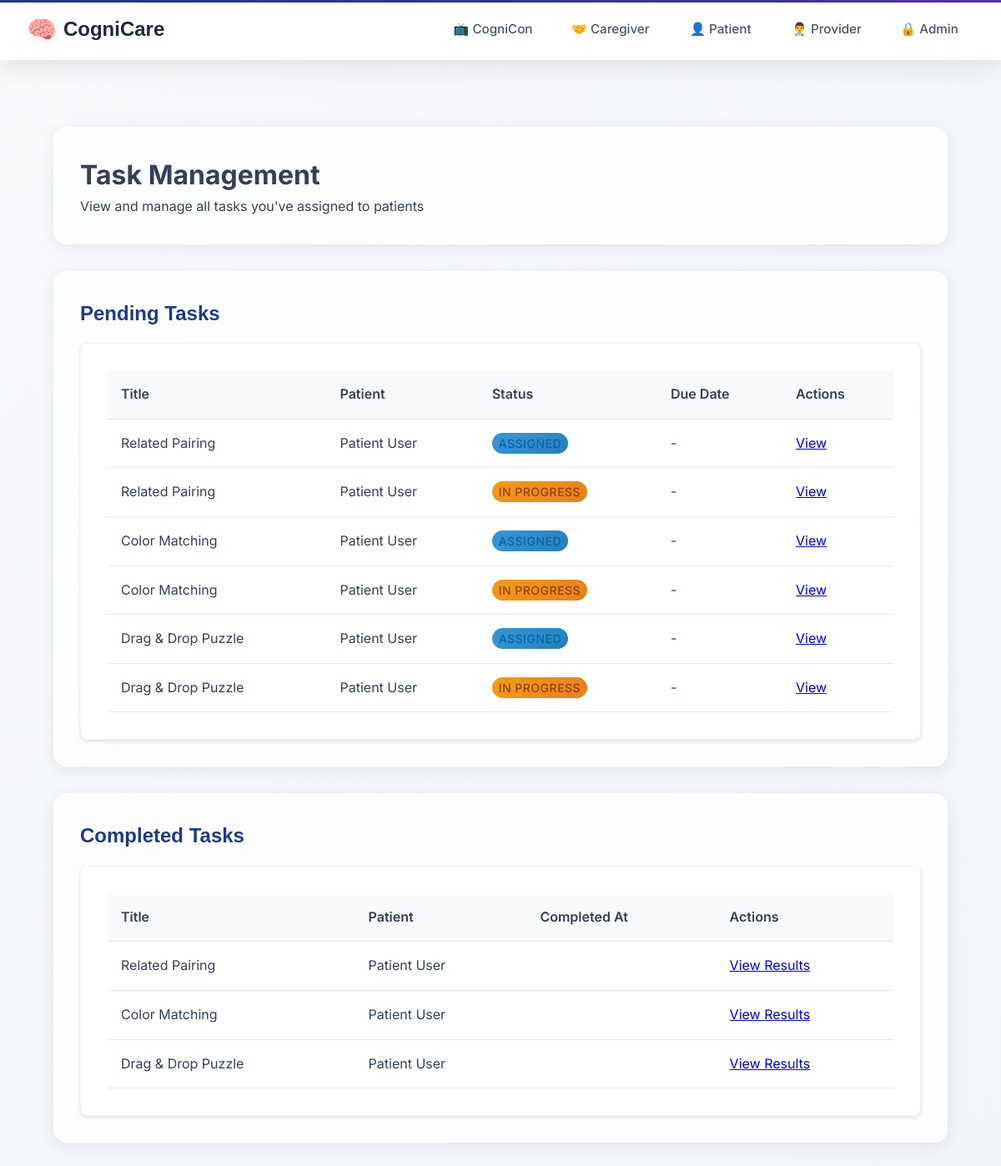
/taskmanager/provider/tasks/ (signed in), run on an earlier commit of the app's database.
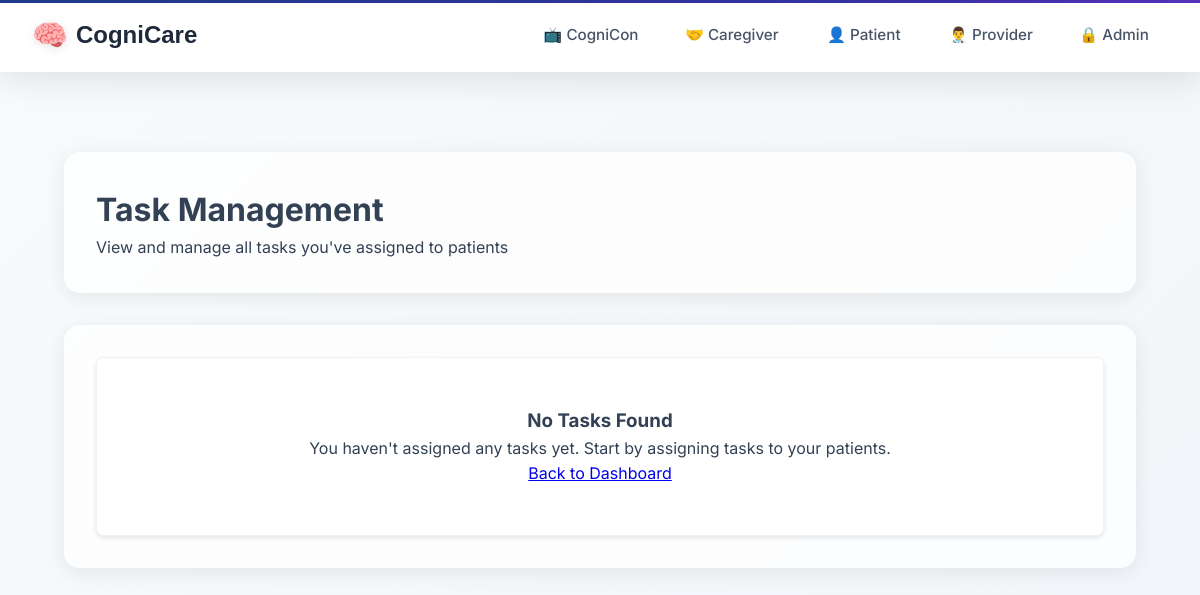
And on a later commit of the database.
### taskmanager/models.py (models this page shows, shortened)
class Task(models.Model):
    title = models.CharField(max_length=255)
    description = models.TextField(blank=True, null=True)
    task_type = models.CharField(max_length=50, choices=TASK_TYPES)
    difficulty = models.CharField(
        max_length=50,
        choices=DIFFICULTY_LEVELS,
        blank=True,
        null=True,
        help_text="Cognitive difficulty level for games"
    )
    assigned_by = models.ForeignKey(UserProfile, related_name='assigned_tasks', on_delete=models.CASCADE)
    assigned_to = models.ForeignKey(UserProfile, related_name='tasks', on_delete=models.CASCADE)
    completed_by = models.ForeignKey(UserProfile, related_name='completed_tasks', on_delete=models.SET_NULL, null=True, blank=True)
    status = models.CharField(max_length=20, choices=[
        ('assigned', 'Assigned'),
        ('in_progress', 'In Progress'),
        ('completed', 'Completed'),
    ], default='assigned')
    created_at = models.DateTimeField(auto_now_add=True)
    assigned_at = models.DateTimeField(auto_now_add=True)
    due_date = models.DateTimeField(blank=True, null=True)
    completed_at = models.DateTimeField(null=True, blank=True)
    task_config = models.JSONField(default=dict, blank=True)
    class Meta:
        ordering = ['-created_at']

### users/models.py (models this page shows, shortened)
class UserProfile(models.Model):
    USER_TYPES = (
        ('admin', 'Administrator'),  # Admin users
        ('provider', 'Healthcare Provider'),  # Providers
        ('caregiver', 'Caregiver'),  # Caregivers
        ('patient', 'Patient'),  # All patients
    )
    user = models.OneToOneField(User, on_delete=models.CASCADE, related_name='profile')  # each user must have a profile
    user_type = models.CharField(max_length=20, choices=USER_TYPES)  # set specific user role
    provider = models.ForeignKey('self', on_delete=models.SET_NULL, null=True, blank=True,
                                related_name='managed_patients', limit_choices_to={'user_type': 'provider'})  # provider link
    patient = models.ForeignKey('self', on_delete=models.SET_NULL, null=True, blank=True,
                               related_name='caregivers', limit_choices_to={'user_type': 'patient'})  # patienr link
    linked_patients = models.ManyToManyField(
        'self',
        symmetrical=False,
        related_name='linked_caregivers',
        limit_choices_to={'user_type': 'patient'},
        blank=True,
        help_text="Patients this caregiver can access"  # Caregivers can see these patients
    )

### taskmanager/views.py (the view)
# urls.py: path('provider/tasks/', views.provider_task_management, name='provider_task_management'),
@login_required
def provider_task_management(request):
    if not hasattr(request.user, 'profile') or request.user.profile.user_type != 'provider':
        messages.error(request, 'You do not have permission to access task management.')
        return redirect('home')
    assigned_tasks = Task.objects.filter(assigned_by=request.user.profile)
    context = {
        'assigned_tasks': assigned_tasks,
        'pending_tasks': assigned_tasks.filter(status__in=['assigned', 'in_progress']),
        'completed_tasks': assigned_tasks.filter(status='completed'),
    }
    return render(request, 'tasks/assign/provider_task_management.html', context)

### templates/tasks/assign/provider_task_management.html (shortened to what this page needs)
{% extends 'layouts/base.html' %}
{% block content %}
<div class="container">
    <div class="section">
        <h1>Task Management</h1>
        <p>View and manage all tasks you've assigned to patients</p>
    </div>
    {% if pending_tasks %}
    <div class="section">
        <h2>Pending Tasks</h2>
        <div class="card">
            <table class="table">
                <thead>
                    <tr>
                        <th>Title</th>
                        <th>Patient</th>
                        <th>Status</th>
                        <th>Due Date</th>
                        <th>Actions</th>
                    </tr>
                </thead>
                <tbody>
                    {% for task in pending_tasks %}
                    <tr>
                        <td>{{ task.title }}</td>
                        <td>{{ task.assigned_to.user.get_full_name }}</td>
                        <td><span class="status-badge status-{{ task.status }}">{{ task.get_status_display }}</span></td>
                        <td>{% if task.due_date %}{{ task.due_date|date:"M d, Y g:i A" }}{% else %}-{% endif %}</td>
                        <td>
                            <a href="{% url 'taskmanager:task_results' task.id %}" class="mdc-button mdc-button--outlined">View</a>
                        </td>
                    </tr>
                    {% endfor %}
                </tbody>
            </table>
        </div>
    </div>
    {% endif %}
    {% if completed_tasks %}
    <div class="section">
        <h2>Completed Tasks</h2>
        <div class="card">
            <table class="table">
                <thead>
                    <tr>
                        <th>Title</th>
                        <th>Patient</th>
                        <th>Completed At</th>
                        <th>Actions</th>
                    </tr>
                </thead>
                <tbody>
                    {% for task in completed_tasks %}
                    <tr>
                        <td>{{ task.title }}</td>
                        <td>{{ task.assigned_to.user.get_full_name }}</td>
                        <td>{{ task.completed_at|date:"M d, Y g:i A" }}</td>
                        <td>
                            <a href="{% url 'taskmanager:task_results' task.id %}" class="mdc-button mdc-button--raised">View Results</a>
                        </td>
                    </tr>
                    {% endfor %}
                </tbody>
            </table>
        </div>
    </div>
    {% endif %}
    {% if not pending_tasks and not completed_tasks %}
    <div class="section">
        <div class="card no-tasks">
            <h3>No Tasks Found</h3>
            <p>You haven't assigned any tasks yet. Start by assigning tasks to your patients.</p>
            <a href="{% url 'provider_dashboard' %}" class="mdc-button mdc-button--outlined">
                <span class="mdc-button__label">Back to Dashboard</span>
            </a>
        </div>
    </div>
    {% endif %}
</div>
{% endblock %}

### templates/layouts/base.html (shortened to what this page needs)
<!DOCTYPE html>
<html>
<head>
    {% load static %}
    <link href="https://unpkg.com/material-components-web@latest/dist/material-components-web.min.css" rel="stylesheet">
    <link rel="stylesheet" href="https://cdnjs.cloudflare.com/ajax/libs/font-awesome/6.4.0/css/all.min.css">
    <link rel="stylesheet" href="{% static 'css/base.css' %}">
    <link rel="stylesheet" href="{% static 'css/design-system.css' %}">
    <link rel="stylesheet" href="{% static 'css/test-mode.css' %}">
    <link rel="stylesheet" href="{% static 'css/dashboard.css' %}">
    <link rel="stylesheet" href="{% static 'css/forms.css' %}">
    <link rel="stylesheet" href="{% static 'css/pages.css' %}">
</head>
<body>
    <header class="top-nav">
        <a href="/" class="site-title">CogniCare</a>
        <div class="nav-container">
            <nav class="nav-links" id="navLinks">
                <a href="/cognicon" class="nav-link">📺 CogniCon</a>
                <a href="/caregiver-login" class="nav-link caregiver-link">🤝 Caregiver</a>
                <a href="/patient-login" class="nav-link patient-link">👤 Patient</a>
                <a href="/provider-login" class="nav-link provider-link">👨‍⚕️ Provider</a>
                <a href="/admin-login" class="nav-link admin-link">🔒 Admin</a>
                </nav>
        </div>
    </header>
    <main>
        <div class="content-wrapper">
            {% block content %}{% endblock %}
        </div>
    </main>
</body>
</html>

### static/css/base.css (style rules this page uses)
:root { --patient-primary: #9333ea; --patient-secondary: #7c3aed; --patient-accent: #8b5cf6; --caregiver-primary: #059669; --caregiver-secondary: #047857; --caregiver-accent: #10b981; --provider-primary: #1e3a8a; --provider-secondary: #1e40af; --provider-accent: #3730a3; --admin-primary: #1a202c; --admin-secondary: #2d3748; --admin-accent: #fbbf24; --neutral-50: #f8fafc; --neutral-100: #f1f5f9; --neutral-200: #e2e8f0; --neutral-300: #cbd5e1; --neutral-400: #94a3b8; --neutral-500: #64748b; --neutral-600: #475569; --neutral-700: #334155; --neutral-800: #1e293b; --neutral-900: #0f172a; }
* { margin: 0; padding: 0; box-sizing: border-box; }
body { background: linear-gradient(135deg, var(--neutral-50) 0%, var(--neutral-100) 100%); font-family: 'Inter', -apple-system, BlinkMacSystemFont, 'Segoe UI', Roboto, sans-serif; min-height: 100vh; color: var(--neutral-700); line-height: 1.6; }
.top-nav { position: fixed; top: 0; left: 0; right: 0; background: rgba(255, 255, 255, 0.95); backdrop-filter: blur(20px); -webkit-backdrop-filter: blur(20px); border-bottom: 1px solid rgba(255, 255, 255, 0.2); box-shadow: 0 8px 32px rgba(0, 0, 0, 0.1); display: flex; justify-content: space-between; align-items: center; padding: 0 2rem; height: 72px; z-index: 1000; transition: all 0.3s ease; }
.top-nav::before { content: ''; position: absolute; top: 0; left: 0; right: 0; height: 3px; background: linear-gradient(135deg, var(--provider-primary), var(--provider-accent), var(--patient-primary), var(--caregiver-primary), var(--admin-accent)); background-size: 300% 100%; animation: gradientShift 8s ease-in-out infinite; }
.site-title { color: var(--neutral-800); font-weight: 700; font-size: 1.5rem; text-decoration: none; font-family: 'Poppins', sans-serif; display: flex; align-items: center; gap: 0.5rem; transition: all 0.3s ease; }
.site-title::before { content: '🧠'; font-size: 1.8rem; filter: drop-shadow(0 2px 4px rgba(0,0,0,0.1)); }
.nav-container { display: flex; align-items: center; gap: 2rem; }
.nav-links { display: flex; align-items: center; gap: 0.5rem; }
.nav-link { color: var(--neutral-600); text-decoration: none; padding: 0.6rem 1.2rem; border-radius: 10px; font-weight: 500; font-size: 0.95rem; transition: all 0.3s ease; position: relative; overflow: hidden; }
.nav-link::before { content: ''; position: absolute; top: 0; left: -100%; width: 100%; height: 100%; background: linear-gradient(135deg, rgba(147, 51, 234, 0.1), rgba(124, 58, 237, 0.1)); transition: left 0.3s ease; z-index: -1; }
.nav-link.patient-link { border: 2px solid transparent; }
main { padding-top: 88px; min-height: calc(100vh - 88px); }
.content-wrapper { max-width: 1400px; margin: 0 auto; padding: 2rem; }

### static/css/design-system.css (style rules this page uses)
.card { background: white; border-radius: 16px; box-shadow: 0 8px 32px rgba(0,0,0,0.1); border: 1px solid rgba(0,0,0,0.05); overflow: hidden; transition: all 0.3s ease; }

### static/css/pages.css (style rules this page uses)
.section { margin-bottom: 3rem; padding: 2rem; background: rgba(255, 255, 255, 0.8); border-radius: 16px; box-shadow: 0 4px 20px rgba(0, 0, 0, 0.08); }

### templates/tasks/assign/provider_task_management.html (style rules this page uses)
.container { max-width: 1200px; margin: 0 auto; padding: 2rem; }
.section { margin-bottom: 2rem; }
.card { background: white; border-radius: 8px; box-shadow: 0 2px 4px rgba(0,0,0,0.1); overflow: hidden; padding: 2rem; }
.no-tasks { text-align: center; padding: 3rem; }

What changed in the data, as far as the page shows it:
removed Task: title "Related Pairing", assigned_to.user.get_full_name "Patient User", status "ASSIGNED", shown under "Pending Tasks"
removed Task: title "Related Pairing", assigned_to.user.get_full_name "Patient User", status "IN PROGRESS", shown under "Pending Tasks"
removed Task: title "Color Matching", assigned_to.user.get_full_name "Patient User", status "ASSIGNED", shown under "Pending Tasks"
removed Task: title "Color Matching", assigned_to.user.get_full_name "Patient User", status "IN PROGRESS", shown under "Pending Tasks"
removed Task: title "Drag & Drop Puzzle", assigned_to.user.get_full_name "Patient User", status "ASSIGNED", shown under "Pending Tasks"
removed Task: title "Drag & Drop Puzzle", assigned_to.user.get_full_name "Patient User", status "IN PROGRESS", shown under "Pending Tasks"
removed Task: title "Related Pairing", assigned_to.user.get_full_name "Patient User", shown under "Completed Tasks"
removed Task: title "Color Matching", assigned_to.user.get_full_name "Patient User", shown under "Completed Tasks"
removed Task: title "Drag & Drop Puzzle", assigned_to.user.get_full_name "Patient User", shown under "Completed Tasks"
Also different on the page:
text no longer shown: "Pending Tasks Title Patient Status Due Date Actions Completed Tasks Title Patient Completed At Actions"
text now shown: "No Tasks Found You haven't assigned any tasks yet. Start by assigning tasks to your patients. Back to Dashboard"
